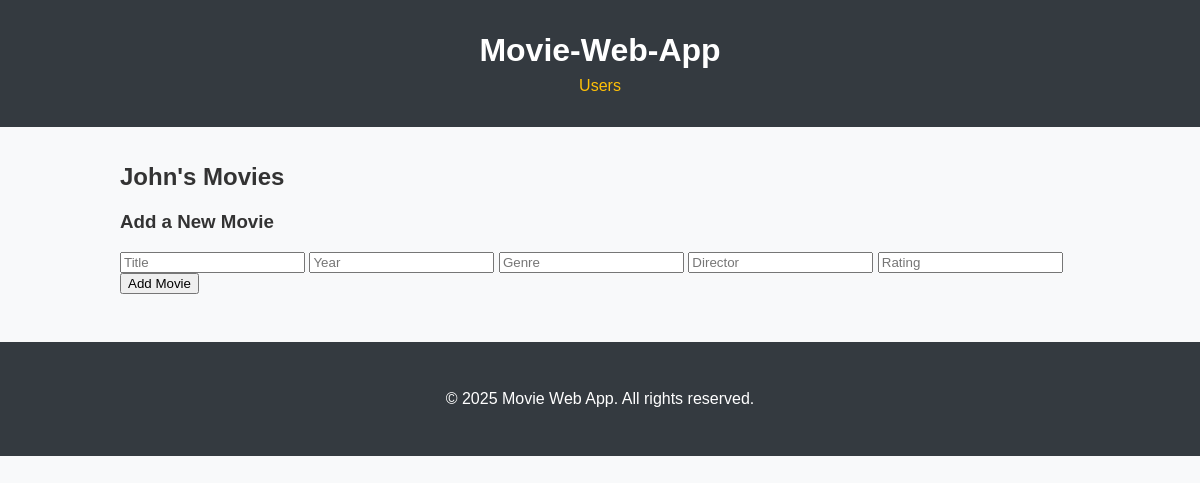
Before: /users/2/movies with the older database file.
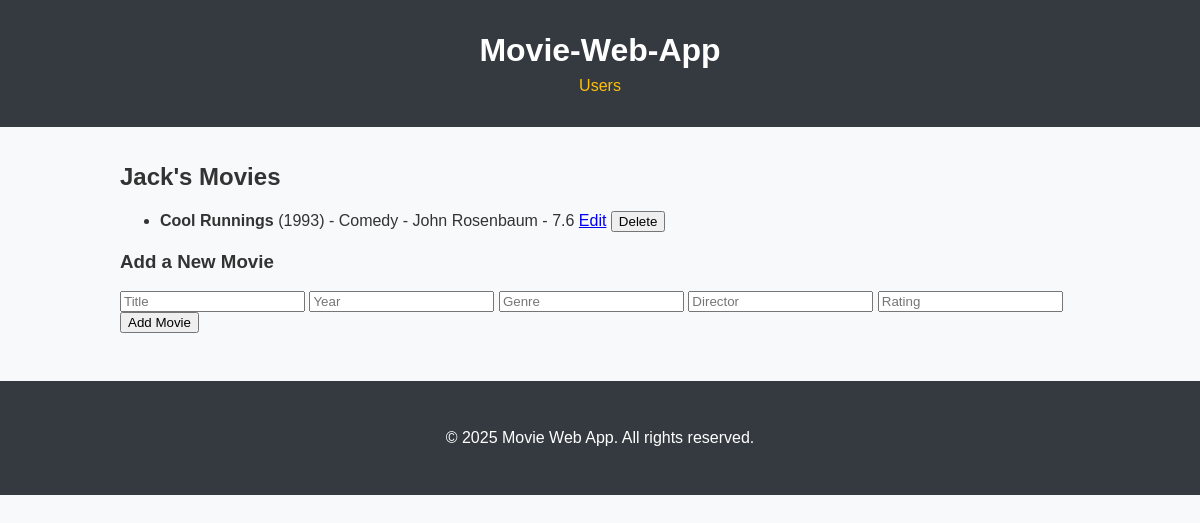
After: the same page with the newer database file.
### models.py (models this page shows)
class User(db.Model):
    id = db.Column(db.Integer, primary_key=True, autoincrement=True)
    name = db.Column(db.String(100))
    movies = db.relationship('Movie', backref='user', lazy=True)

class Movie(db.Model):
    id = db.Column(db.Integer, primary_key=True, autoincrement=True)
    title = db.Column(db.String(150))
    release_year = db.Column(db.Integer)
    genre = db.Column(db.String(100))
    director = db.Column(db.String(100))
    rating = db.Column(db.Float)
    user_id = db.Column(db.Integer, db.ForeignKey('user.id'))

### app.py (the view)
@app.route('/users/<int:user_id>/movies', methods=['GET', 'POST'])
def user_movies(user_id):
    if request.method == 'POST':
        movie_data = serialize_movie()
        data_manager.add_movie(user_id, movie_data)
        return redirect(url_for('user_movies', user_id=user_id))
    user = data_manager.get_user(user_id)
    movies = data_manager.get_user_movies(user_id)
    return render_template('user_movies.html', user=user, movies=movies)

### data_manager.py (called while the page is built)
    def get_user(self, user_id):
        return User.query.get(user_id)

    def get_user_movies(self, user_id):
        return Movie.query.filter_by(user_id=user_id).all()

### templates/user_movies.html
{% extends "base.html" %}
{% block content %}
<h2>{{ user.name }}'s Movies</h2>
<ul>
    {% for movie in movies %}
        <li>
            <strong>{{ movie.title }}</strong> ({{ movie.release_year }}) - {{ movie.genre }} - {{ movie.director }} - {{ movie.rating }}
            <a href="{{ url_for('edit_movie', user_id=user.id, movie_id=movie.id) }}">Edit</a>
            <form action="{{ url_for('delete_movie', user_id=user.id, movie_id=movie.id) }}" method="POST" style="display:inline">
                <button type="submit">Delete</button>
            </form>
        </li>
    {% endfor %}
</ul>
<h3>Add a New Movie</h3>
<form method="POST">
    <input name="title" placeholder="Title" required>
    <input name="release_year" placeholder="Year" required>
    <input name="genre" placeholder="Genre" required>
    <input name="director" placeholder="Director" required>
    <input name="rating" placeholder="Rating" required>
    <button type="submit">Add Movie</button>
</form>
{% endblock %}

### templates/base.html (shortened to what this page needs)
<!DOCTYPE html>
<html lang="en">
<head>
    <link rel="stylesheet" href="{{ url_for('static', filename='style.css') }}">
</head>
<body>
    <header>
        <div class="container">
            <h1>Movie-Web-App</h1>
            <nav>
                <a href="{{ url_for('users') }}">Users</a>
            </nav>
        </div>
    </header>
    <main class="container">
        {% block content %}{% endblock %}
    </main>
    <footer>
        <div class="container">
            <p>&copy; 2025 Movie Web App. All rights reserved.</p>
        </div>
    </footer>
</body>
</html>

### static/style.css (style rules this page uses)
body { font-family: Arial, sans-serif; margin: 0; background-color: #f8f9fa; color: #333; }
.container { width: 90%; max-width: 960px; margin: 0 auto; padding: 1em; }
header { background-color: #343a40; color: white; padding: 1em 0; }
header h1 { margin: 0; text-align: center; }
nav { text-align: center; margin-top: 0.5em; }
nav a { color: #ffc107; margin: 0 1em; text-decoration: none; }
footer { background-color: #343a40; color: white; text-align: center; padding: 1em 0; margin-top: 2em; }

Changed rows visible on the page:
changed User: name "John" → "Jack"
added Movie: title "Cool Runnings", release_year "1993", genre "Comedy", director "John Rosenbaum", rating "7.6"
